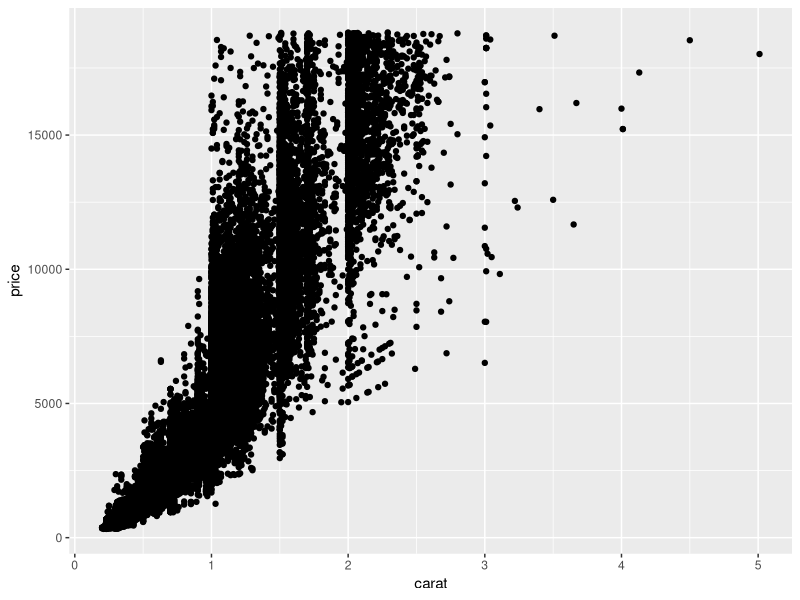
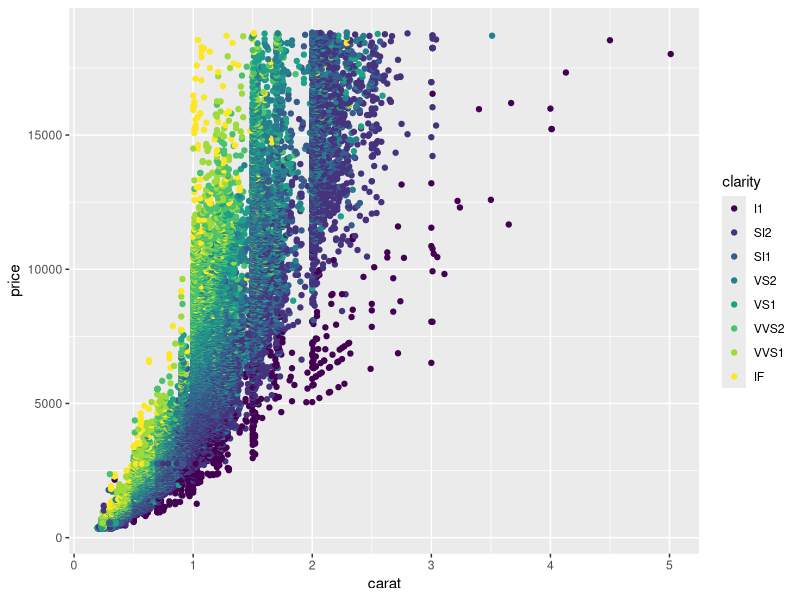
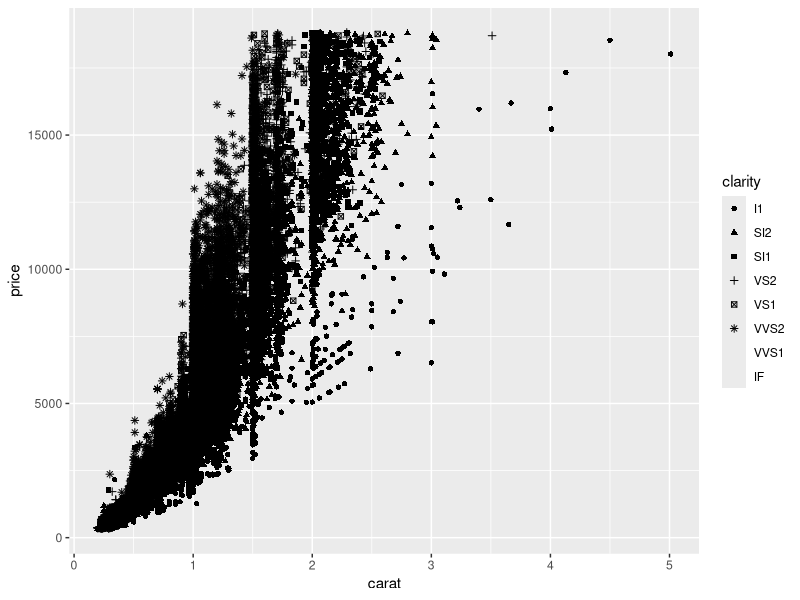
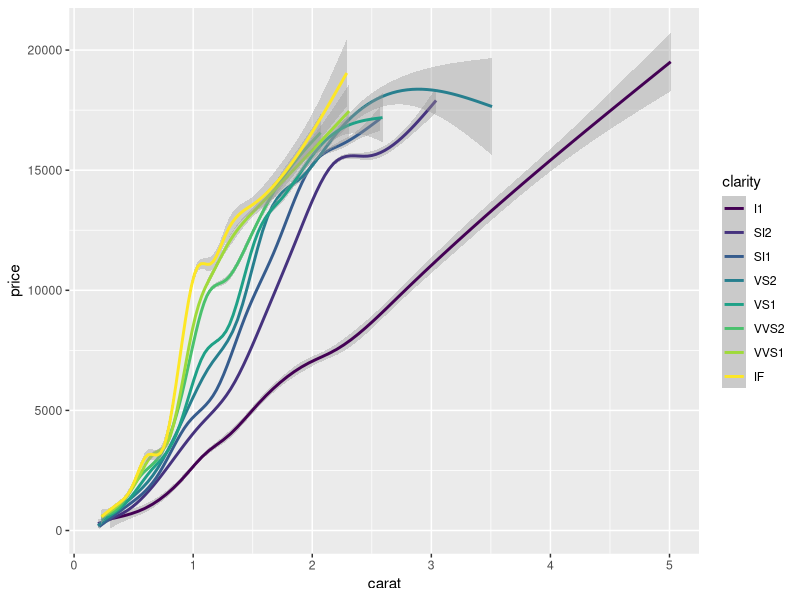
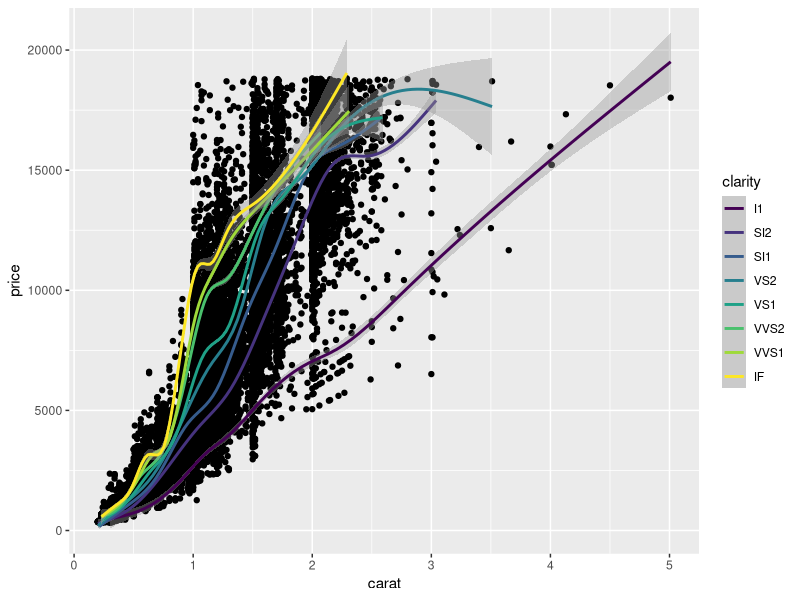
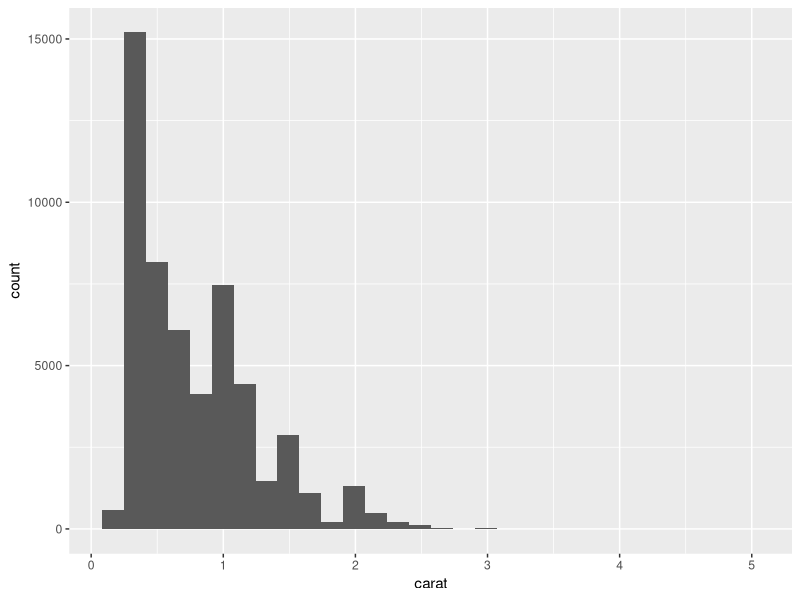
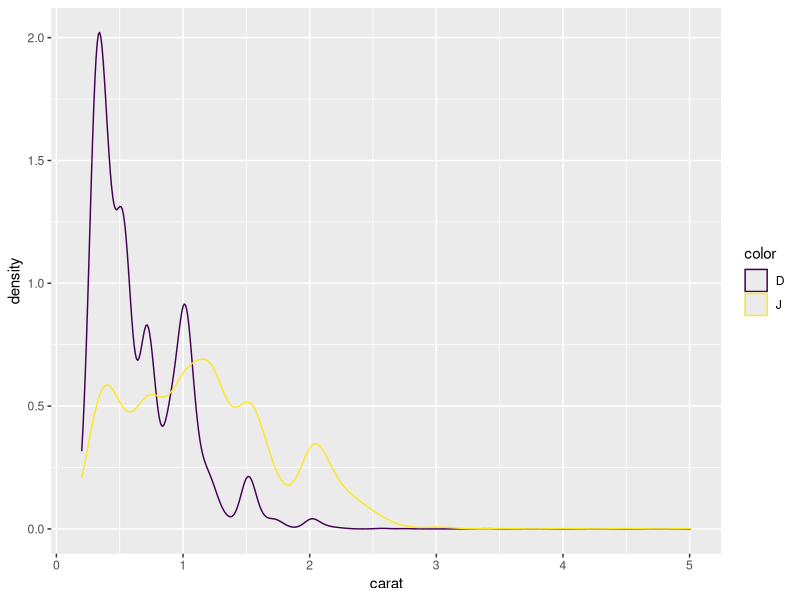
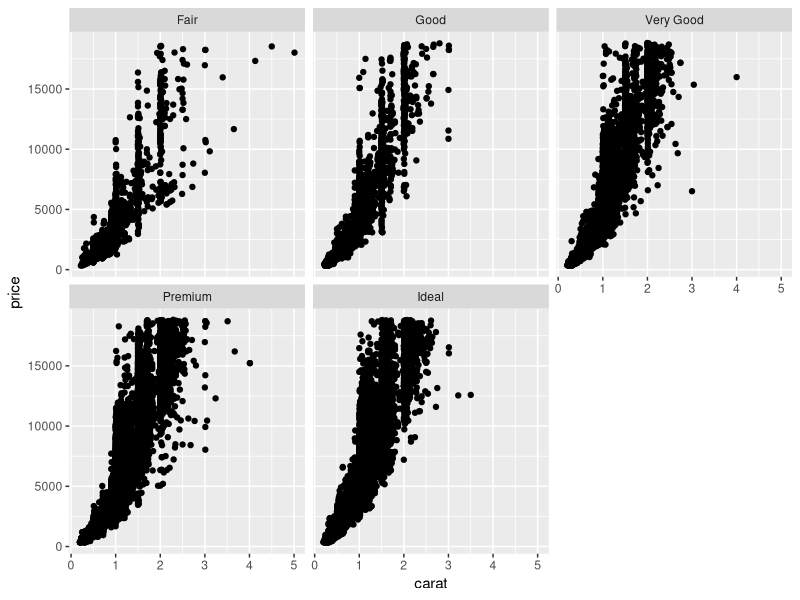

Generate these figures, in order, with R:
## ---- chunk 1
library(ggplot2)
## ---- chunk 2
data(diamonds) 
head(diamonds, 5) # display 5 rows
## ---- chunk 3
ggplot(data=diamonds, aes(x=carat, y=price)) + geom_point()
## ---- chunk 4
ggplot(data=diamonds, aes(x=carat, y=price, color=clarity)) + geom_point()
## ---- chunk 5
ggplot(data=diamonds, aes(x=carat, y=price, shape=clarity)) + geom_point()
## ---- chunk 6
ggplot(data=diamonds, aes(x=carat, y=price, color = clarity)) + geom_smooth()
## ---- chunk 7
ggplot(data=diamonds, aes(x=carat, y=price)) + geom_point() + 
  geom_smooth(mapping = aes(color=clarity))
## ---- chunk 8
ggplot(data = diamonds, aes(x=carat)) + geom_histogram()
## ---- chunk 9
library(dplyr) # need dplyr::filter() function
ggplot(data = (diamonds %>% filter(color %in% c("D","J"))),
       aes(x=carat, color=color)) + geom_density()
## ---- chunk 10
ggplot(data=diamonds, aes(x=carat, y=price)) + geom_point() +
  facet_wrap(~cut, nrow=2)
## ---- chunk 11
ggplot(data=(diamonds %>% filter(color %in% c("D","J") & clarity %in% c("I1","VS2","IF"))), 
       aes(x=carat, y=price)) + 
  geom_point() +
  geom_smooth(method=lm) + 
  facet_grid(clarity~color)
